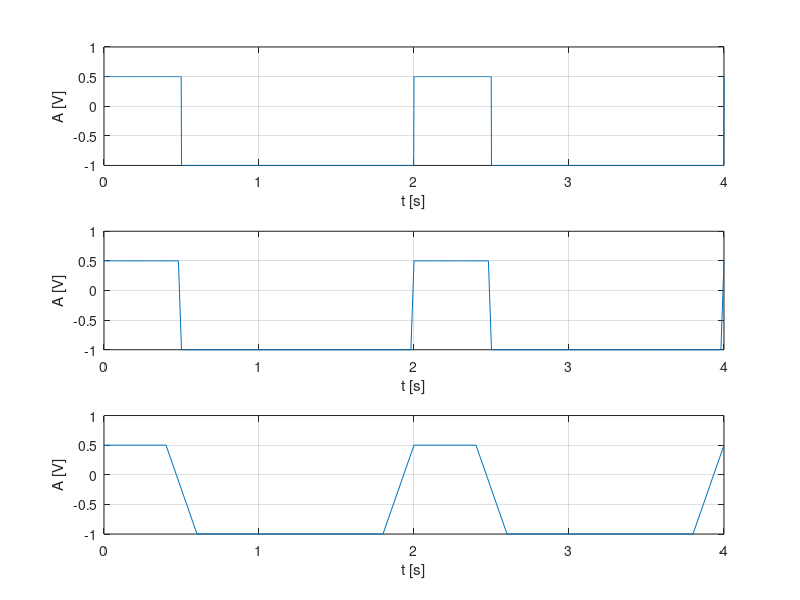

This chart was generated by the following MATLAB code:
%Se va genera un semnal cu rezolutie temporara de 2ms, 20ms
%200ms pentru un semnal continuu de tipul:

%1. Semnal dreptunghiular periodic cu
%? Perioada: 2 s.
%? Factor de umplere: 25%.
%? Nivel maxim: +0.5.
%? Nivel minim: -1.

%rezolutie temporara de 2 ms
t=0:0.002:4;%sunt afisate 2 perioade
f=0.5;
w=2*pi*f;
duty=25;
nivel=0.25;
procent=0.75;
s=(procent*square(w*t,duty))-nivel;
subplot(3,1,1)
plot(t,s),grid,xlabel('t [s]'),ylabel('A [V]')
%procent - cat % din amplitudine sa fie afisat

%rezolutie temporara de 20 ms
t=0:0.02:4;%sunt afisate 2 perioade
f=0.5;
w=2*pi*f;
duty=25;
nivel=0.25;
procent=0.75;
s=(procent*square(w*t,duty))-nivel;
subplot(3,1,2)
plot(t,s),grid,xlabel('t [s]'),ylabel('A [V]')

%rezolutie temporara de 200 ms
t=0:0.2:4;%sunt afisate 2 perioade
f=0.5;
w=2*pi*f;
duty=25;
nivel=0.25;
procent=0.75;
s=(procent*square(w*t,duty))-nivel;
subplot(3,1,3)
plot(t,s),grid,xlabel('t [s]'),ylabel('A [V]')